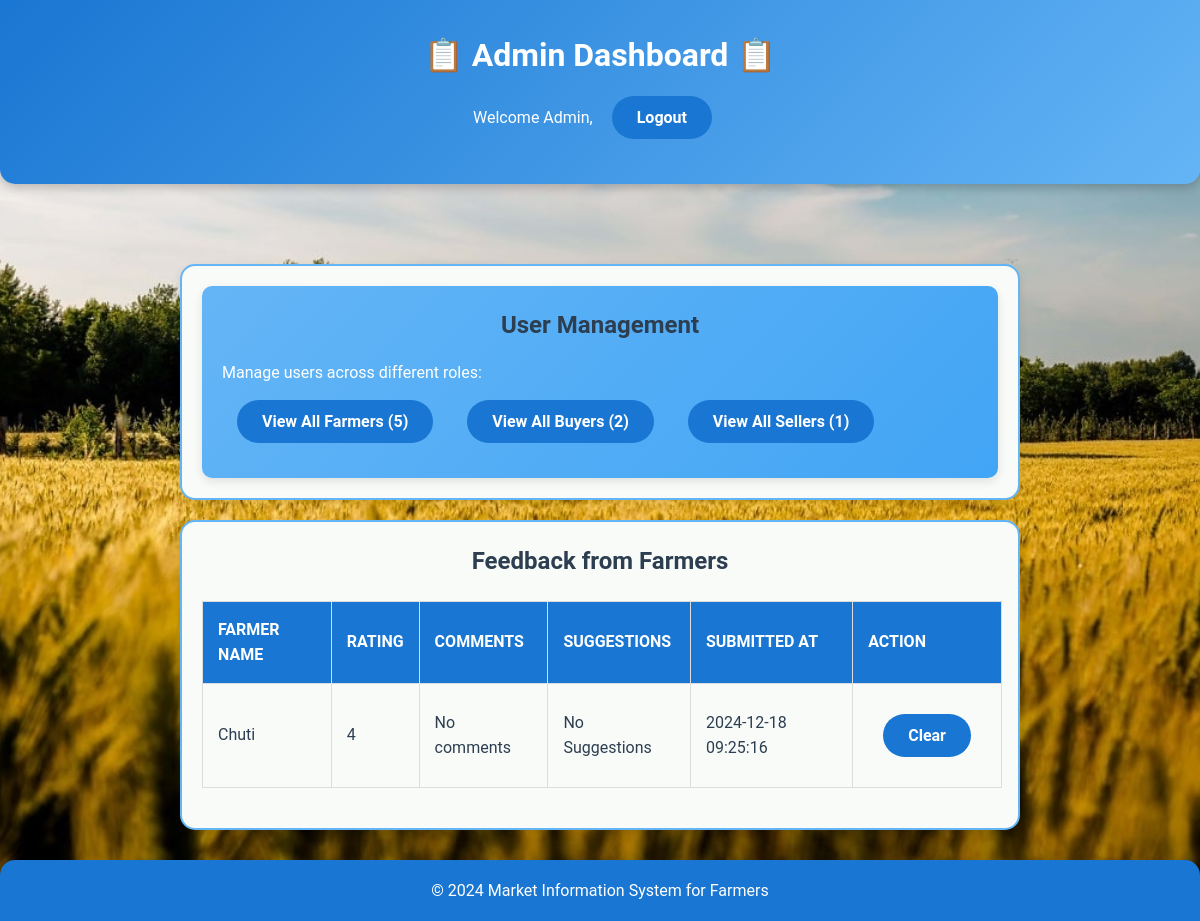
The page /admin_dashboard.php on the database its author committed.
### tables this page shows
CREATE TABLE `feedback` (
  `id` int(11) NOT NULL,
  `email` varchar(255) NOT NULL,
  `name` varchar(100) NOT NULL,
  `rating` int(11) DEFAULT NULL CHECK (`rating` between 1 and 5),
  `comments` text NOT NULL,
  `suggestions` text NOT NULL,
  `submission_date` timestamp NOT NULL DEFAULT current_timestamp()
);

CREATE TABLE `farmers` (
  `id` int(11) NOT NULL,
  `email` varchar(100) NOT NULL,
  `password` varchar(255) NOT NULL,
  `name` varchar(100) NOT NULL,
  `age` int(11) NOT NULL,
  `farm_type` varchar(100) NOT NULL,
  `location` varchar(255) NOT NULL,
  `land_size` varchar(50) DEFAULT NULL,
  `crops_grown` text DEFAULT NULL,
  `livestock` text DEFAULT NULL,
  `created_at` timestamp NOT NULL DEFAULT current_timestamp()
);

### admin_dashboard.php (the view, shortened to what this page needs)
<?php
require 'db_config.php';
$user_name = $_SESSION['name'];
$sql_farmers_count = "SELECT COUNT(*) AS farmers_count FROM farmers";
$sql_buyers_count = "SELECT COUNT(*) AS buyers_count FROM buyers";
$sql_sellers_count = "SELECT COUNT(*) AS sellers_count FROM sellers";
$result_farmers_count = $conn->query($sql_farmers_count);
$result_buyers_count = $conn->query($sql_buyers_count);
$result_sellers_count = $conn->query($sql_sellers_count);
$farmer_count = $result_farmers_count ? $result_farmers_count->fetch_assoc()['farmers_count'] : 0;
$buyer_count = $result_buyers_count ? $result_buyers_count->fetch_assoc()['buyers_count'] : 0;
$seller_count = $result_sellers_count ? $result_sellers_count->fetch_assoc()['sellers_count'] : 0;
$sql_feedback = "SELECT farmers.name, feedback.rating, feedback.comments, feedback.suggestions, feedback.submission_date
                 FROM feedback
                 JOIN farmers ON feedback.email = farmers.email";
$result_feedback = $conn->query($sql_feedback);
?>
<!DOCTYPE html>
<html lang="en">
<head>
    <link rel="stylesheet" href="admin_style.css">
</head>
<body>
    <header class="header">
        <div class="header-left">
            <h1>📋 Admin Dashboard 📋</h1>
        </div>
        <div class="header-right">
            <span>Welcome Admin, <?php echo $user_name ?></span>
            <a href="logout.php">
                <button type="button">Logout</button>
            </a>
        </div>
    </header>
    <main class="dashboard">
        <section id="user-management">
            <div class="card">
                <h2>User Management</h2>
                <p>Manage users across different roles:</p>
                <button onclick="location.href='farmers_table.php'">View All Farmers
                    (<?php echo $farmer_count; ?>)</button>
                <button onclick="location.href='buyers_table.php'">View All Buyers
                    (<?php echo $buyer_count; ?>)</button>
                <button onclick="location.href='sellers_table.php'">View All Sellers
                    (<?php echo $seller_count; ?>)</button>
            </div>
        </section>
        <section>
            <h2 class="text-success text-center">Feedback from Farmers</h2>
            <div class="table-responsive">
                <table class="table table-bordered table-striped">
                    <thead>
                        <tr>
                            <th>Farmer Name</th>
                            <th>Rating</th>
                            <th>Comments</th>
                            <th>Suggestions</th>
                            <th>Submitted At</th>
                            <th>Action</th>
                        </tr>
                    </thead>
                    <tbody>
                        <?php
                        if ($result_feedback && $result_feedback->num_rows > 0) {
                            while ($row = $result_feedback->fetch_assoc()) {
                                echo "<tr>";
                                echo "<form method='POST' action=''>";
                                echo "<td>" . htmlspecialchars($row['name']) . "</td>";
                                echo "<td>" . htmlspecialchars($row['rating']) . "</td>";
                                echo "<td>" . htmlspecialchars($row['comments']) . "</td>";
                                echo "<td>" . htmlspecialchars($row['suggestions']) . "</td>";
                                echo "<td>" . htmlspecialchars($row['submission_date']) . "</td>";
                                echo "<td>
                                        <form method='POST' action=''>
                                            <input type='hidden' name='submission_date' value='" . htmlspecialchars($row['submission_date']) . "'>
                                            <button type='submit' name='delete_feedback' class='btn btn-success' onclick=\"return confirm('Are you sure you want to delete this feedback?');\">Clear</button>
                                        </form>
                                      </td>";
                                echo "</form>";
                                echo "</tr>";
                            }
                        } else {
                            echo "<tr><td colspan='6' class='text-center'>No feedback available</td></tr>";
                        }
                        ?>
                    </tbody>
                </table>
            </div>
        </section>
    </main>
    <footer class="text-center p-3 bg-success text-white mt-0">
        <p>&copy; 2024 Market Information System for Farmers</p>
    </footer>
</body>
</html>

### admin_style.css (style rules this page uses)
* { margin: 0; padding: 0; box-sizing: border-box; font-family: 'Roboto', sans-serif; }
body { background: url('farm-background.jpg') no-repeat center center fixed; background-size: cover; color: #2c3e50; line-height: 1.6; font-size: 16px; overflow-x: hidden; }
header { background: linear-gradient(135deg, #1976D2, #64B5F6); color: #fff; padding: 30px 20px; text-align: center; border-radius: 0 0 15px 15px; box-shadow: 0 4px 10px rgba(0, 0, 0, 0.2); }
footer { background: #1976D2; color: #fff; text-align: center; padding: 18px 0; margin-top: 30px; border-radius: 15px 15px 0 0; }
section { margin: 20px auto; padding: 20px; width: 70%; max-width: 1400px; background: #f8fbf8; border: 2px solid #64B5F6; border-radius: 15px; box-shadow: 0 4px 10px rgba(0, 0, 0, 0.1); transition: transform 0.3s ease; overflow-x: auto; }
section h2 { text-align: center; margin-bottom: 15px; color: #2c3e50; }
table { width: 100%; border-collapse: collapse; margin: 20px 0; text-align: left; min-width: 800px; }
table th, table td { padding: 15px; border: 1px solid #ddd; }
table th { background: #1976D2; color: #fff; text-transform: uppercase; }
button { background: #1976D2; color: #fff; border: none; padding: 12px 25px; margin: 15px; border-radius: 25px; cursor: pointer; font-size: 16px; font-weight: bold; transition: background 0.3s ease, transform 0.3s ease; }
form { padding: 20px; background: #f8fbf8; border: 2px solid #42A5F5; border-radius: 15px; box-shadow: 0 4px 10px rgba(0, 0, 0, 0.1); }
.card { background: linear-gradient(135deg, #64B5F6, #42A5F5); color: #fff; padding: 20px; border-radius: 10px; box-shadow: 0 4px 10px rgba(0, 0, 0, 0.1); transition: transform 0.3s ease; }
main.dashboard { padding-top: 60px; }
form { max-width: 600px; margin: 0 auto; padding: 20px; background-color: #f8fbf8; border: 2px solid #64B5F6; border-radius: 15px; box-shadow: 0 4px 10px rgba(0, 0, 0, 0.1); }
.btn-success { background-color: #1976D2; color: white; border: none; padding: 12px 25px; margin: 15px; border-radius: 25px; cursor: pointer; font-size: 16px; font-weight: bold; transition: background-color 0.3s ease, transform 0.3s ease; }

### rows shown on the page
feedback: farmers.name "Chuti", rating "4", comments "No comments", suggestions "No Suggestions", submission_date "2024-12-18 09:25:16"

### other values the page prints
$farmer_count "5"
$buyer_count "2"
$seller_count "1"
